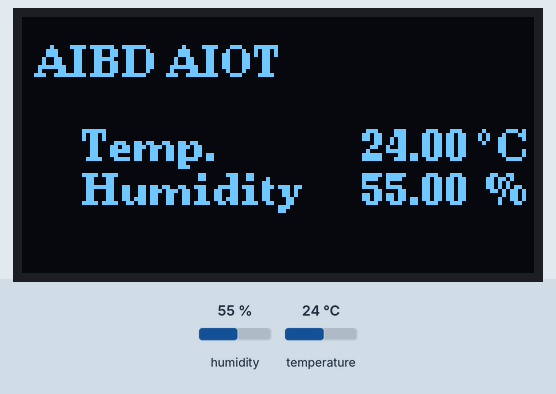
Simulated run of this sketch. Board: Arduino Uno, built with avr-gcc and run on an emulated ATmega328P. Shown: 128×64 one-colour display. The test bench sets the inputs (shaded band); at power-on: humidity 55 %, temperature 24 °C.

Above: at 6.9 s.
7.0 s: humidity set to 22 %
At 10.2 s:
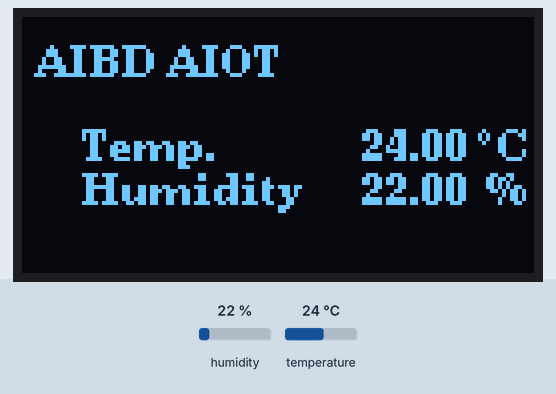
11.6 s: temperature set to 12 °C
At 13.5 s:
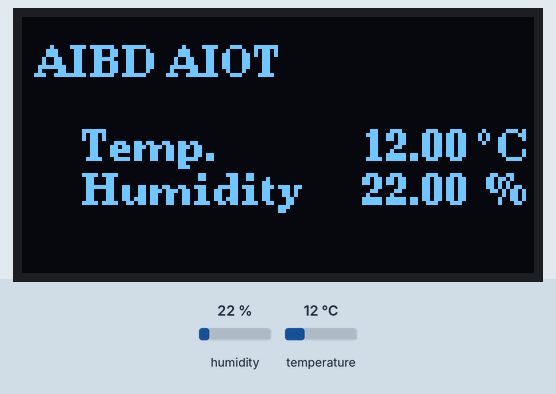
16.2 s: humidity set to 40 %
At 18.9 s:
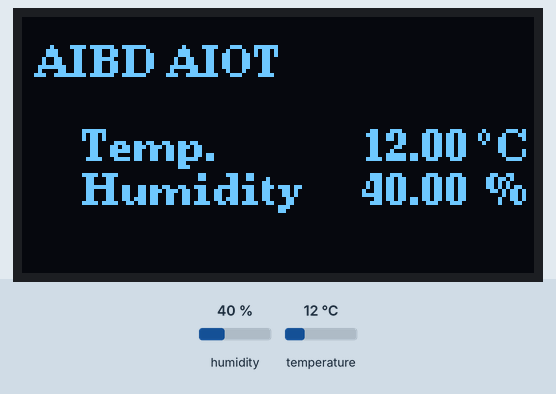
20.8 s: temperature set to 19 °C
Timing chart, 0 to 23.8 s (numbered marks = the images above; inputs shaded):
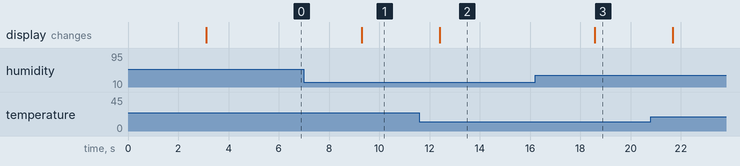

The sketch:

lab_example2_OLED.ino
```cpp
#include <U8g2lib.h>
#include "DHT.h"
U8G2_SH1106_128X64_NONAME_F_HW_I2C u8g2(U8G2_R0, /* reset=*/ U8X8_PIN_NONE);

#define DHTPIN A1
#define DHTTYPE DHT22

DHT dht(DHTPIN, DHTTYPE);

uint32_t DataCaptureDelay=3000;
uint32_t DataCapture_ST=0;

float Temp;
float Humi;


void setup() {
  dht.begin();
  u8g2.begin();
  DataCapture_ST=millis();
  // put your setup code here, to run once:

}

void loop() {
  // put your main code here, to run repeatedly:
  if((millis()-DataCapture_ST) > DataCaptureDelay) {
    Humi=dht.readHumidity();
    Temp=dht.readTemperature();

  if(isnan(Humi) ||isnan(Temp)){
    Serial.println(F("Failed to read from DHT sensor!"));
    return;
  }

  OLEDdraw();
  DataCapture_ST=millis();
  }

}


void OLEDdraw(){
  u8g2.clearBuffer();

  u8g2.setFont(u8g2_font_ncenB08_te);
  u8g2.drawStr(1, 15, " AIBD AIOT");

  u8g2.drawStr(15, 36, "Temp.");
  u8g2.setCursor(85, 36);
  u8g2.print(Temp);
  u8g2.drawStr(114, 36, "\xb0");
  u8g2.drawStr(119, 36, "C");

  u8g2.drawStr(15, 47, "Humidity");
  u8g2.setCursor(85, 47); u8g2.print(Humi);
  u8g2.drawStr(116, 47, "%");

  u8g2.sendBuffer();
}
```

Measured:
- after the input at 7.0 s, the display: changes after 2.3 s (image 1)
- after the input at 11.6 s, the display: changes after 0.80 s (image 2)
- after the input at 16.2 s, the display: changes after 2.4 s (image 3)
